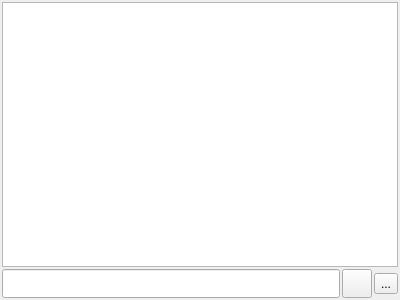
<?xml version="1.0" encoding="UTF-8"?>
<ui version="4.0">
 <class>Form</class>
 <widget class="QWidget" name="Form">
  <property name="geometry">
   <rect>
    <x>0</x>
    <y>0</y>
    <width>400</width>
    <height>300</height>
   </rect>
  </property>
  <property name="windowTitle">
   <string>Form</string>
  </property>
  <layout class="QGridLayout" name="gridLayout">
   <property name="leftMargin">
    <number>2</number>
   </property>
   <property name="topMargin">
    <number>2</number>
   </property>
   <property name="rightMargin">
    <number>2</number>
   </property>
   <property name="bottomMargin">
    <number>2</number>
   </property>
   <property name="spacing">
    <number>2</number>
   </property>
   <item row="1" column="2">
    <widget class="QToolButton" name="filter_autoexpand_matches_button">
     <property name="text">
      <string>...</string>
     </property>
     <property name="icon">
      <iconset theme="expand-all-symbolic">
       <normaloff>../../../../</normaloff>../../../../</iconset>
     </property>
     <property name="iconSize">
      <size>
       <width>22</width>
       <height>22</height>
      </size>
     </property>
     <property name="checkable">
      <bool>true</bool>
     </property>
    </widget>
   </item>
   <item row="1" column="0">
    <widget class="KLineEdit" name="filter_line_edit">
     <property name="sizePolicy">
      <sizepolicy hsizetype="Expanding" vsizetype="Preferred">
       <horstretch>0</horstretch>
       <verstretch>0</verstretch>
      </sizepolicy>
     </property>
     <property name="clearButtonEnabled">
      <bool>true</bool>
     </property>
    </widget>
   </item>
   <item row="1" column="1">
    <widget class="QToolButton" name="filter_case_sensitive_button">
     <property name="text">
      <string/>
     </property>
     <property name="icon">
      <iconset theme="format-text-uppercase">
       <normaloff>../../../../</normaloff>../../../../</iconset>
     </property>
     <property name="iconSize">
      <size>
       <width>22</width>
       <height>22</height>
      </size>
     </property>
     <property name="checkable">
      <bool>true</bool>
     </property>
    </widget>
   </item>
   <item row="0" column="0" colspan="3">
    <widget class="QTableView" name="table_view"/>
   </item>
  </layout>
 </widget>
 <customwidgets>
  <customwidget>
   <class>KLineEdit</class>
   <extends>QLineEdit</extends>
   <header>klineedit.h</header>
  </customwidget>
 </customwidgets>
 <resources/>
 <connections/>
</ui>
